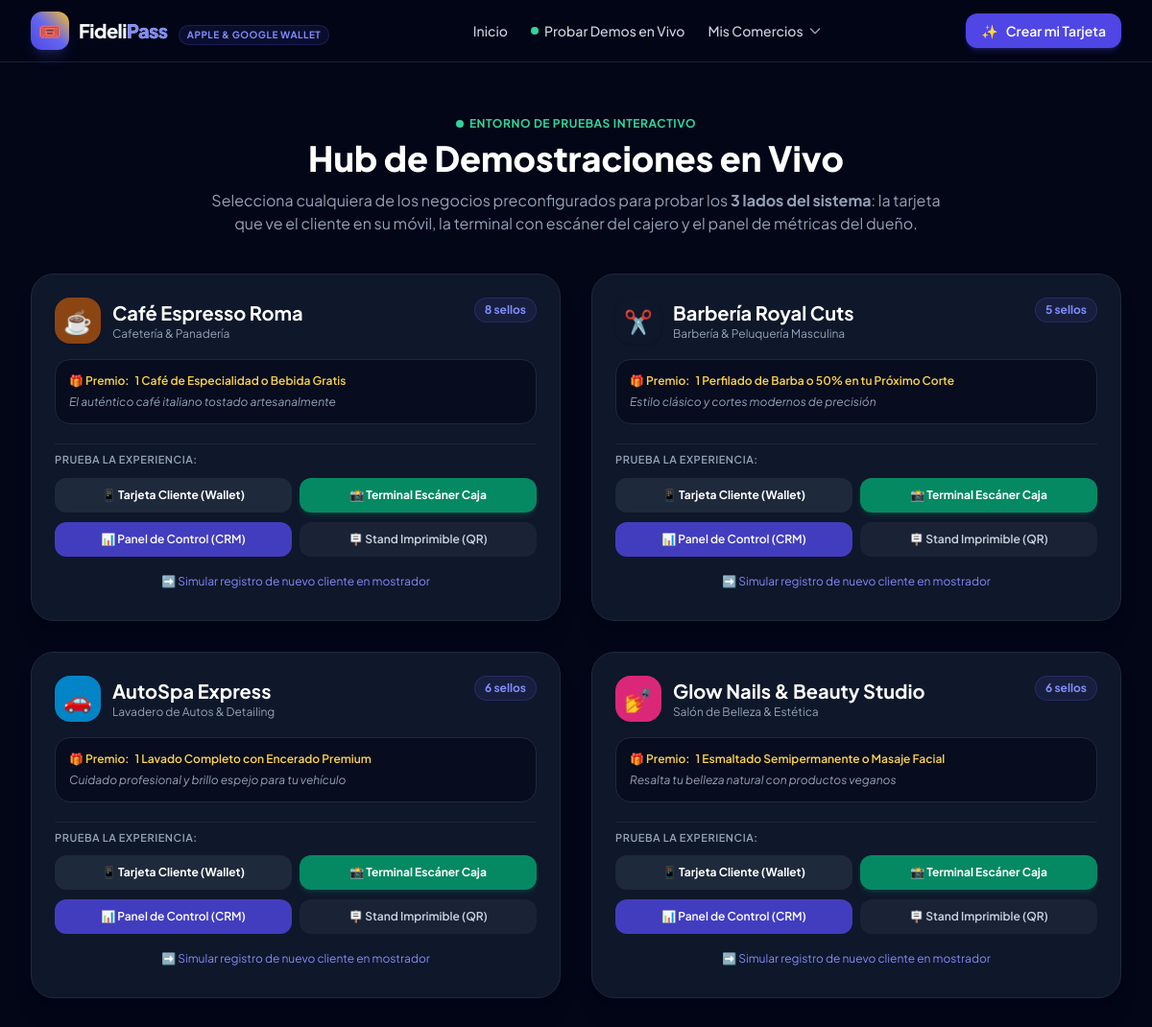
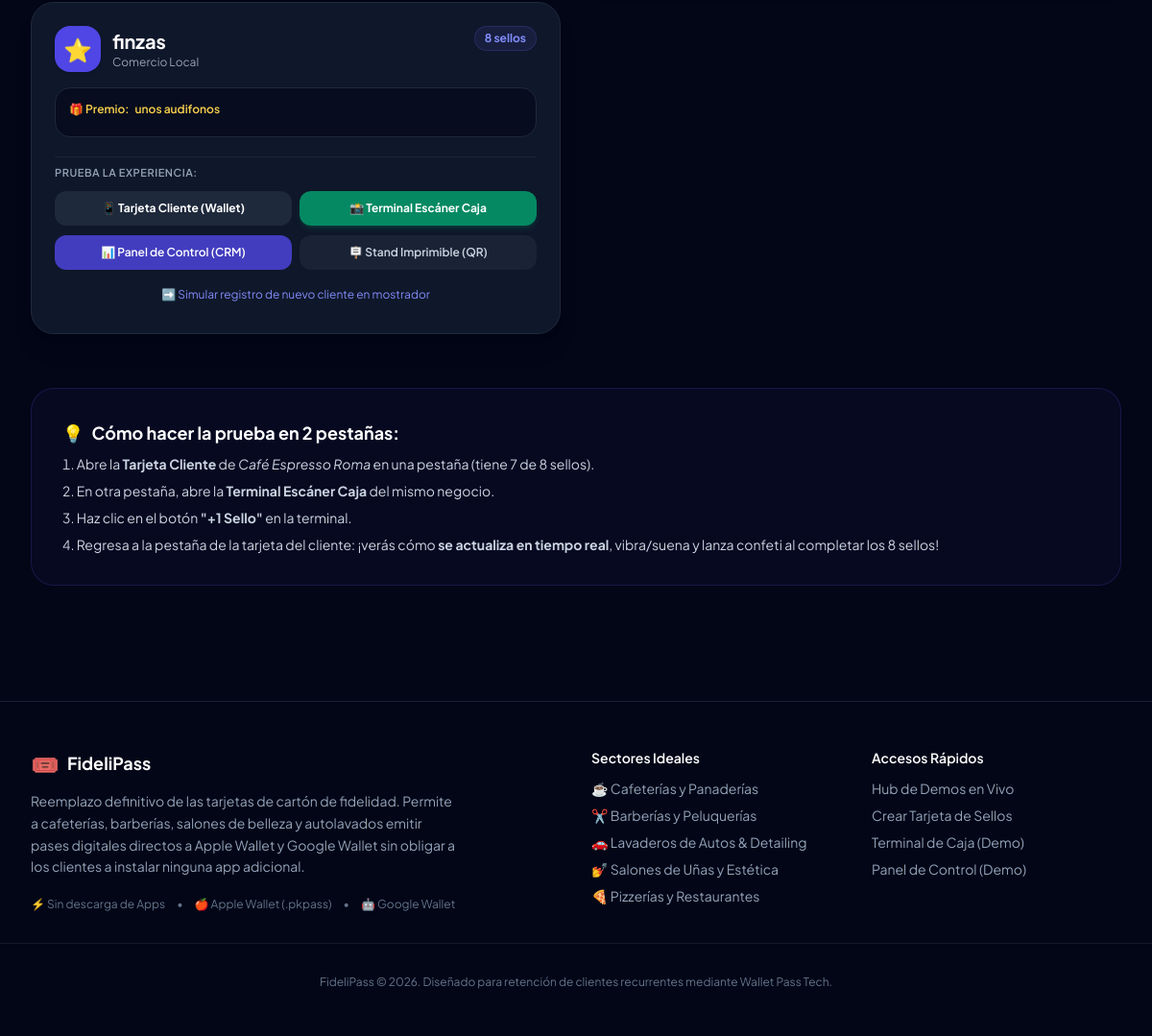
The app's page /demo with its own data (2 pictures, top to bottom).
### tables this page shows
CREATE TABLE businesses (
        id INTEGER PRIMARY KEY AUTOINCREMENT,
        slug TEXT UNIQUE NOT NULL,
        name TEXT NOT NULL,
        category TEXT NOT NULL,
        tagline TEXT,
        primary_color TEXT DEFAULT '#4F46E5',
        secondary_color TEXT DEFAULT '#1E1B4B',
        icon_emoji TEXT DEFAULT '☕',
        max_stamps INTEGER DEFAULT 8,
        reward_title TEXT NOT NULL,
        reward_description TEXT,
        terms TEXT,
        phone TEXT,
        address TEXT,
        created_at TIMESTAMP DEFAULT CURRENT_TIMESTAMP
    );

### app.py (the view)
@app.route("/demo")
def demo_hub():
    businesses = db.get_all_businesses()
    return render_template("demo_hub.html", businesses=businesses)

### app.py (called while the page is built)
@app.context_processor
def inject_globals():
    return {
        "all_businesses": db.get_all_businesses()
    }

### database.py (called while the page is built)
def get_db():
    conn = sqlite3.connect(DB_PATH)
    conn.row_factory = sqlite3.Row
    return conn

def get_all_businesses():
    conn = get_db()
    businesses = conn.execute("SELECT * FROM businesses ORDER BY id ASC").fetchall()
    conn.close()
    return businesses

### templates/demo_hub.html (shortened to what this page needs)
{% extends "base.html" %}
{% block content %}
<div class="max-w-7xl mx-auto px-4 sm:px-6 lg:px-8 py-10">
    <div class="text-center max-w-3xl mx-auto mb-10">
        <span class="text-xs font-bold text-emerald-400 tracking-wider uppercase flex items-center justify-center gap-1.5">
            <span class="w-2 h-2 rounded-full bg-emerald-400 animate-pulse"></span>
            Entorno de Pruebas Interactivo
        </span>
        <h1 class="text-3xl sm:text-4xl font-extrabold text-white mt-2">
            Hub de Demostraciones en Vivo
        </h1>
        <p class="text-slate-400 mt-3 text-base">
            Selecciona cualquiera de los negocios preconfigurados para probar los <strong>3 lados del sistema</strong>: la tarjeta que ve el cliente en su móvil, la terminal con escáner del cajero y el panel de métricas del dueño.
        </p>
    </div>
    <div class="grid grid-cols-1 md:grid-cols-2 gap-8">
        {% for b in businesses %}
        <div class="rounded-3xl p-6 bg-slate-900 border border-slate-800 shadow-xl flex flex-col justify-between hover:border-indigo-500/40 transition-all">
            <div>
                <div class="flex items-start justify-between mb-4">
                    <div class="flex items-center gap-3">
                        <div class="w-12 h-12 rounded-2xl flex items-center justify-center text-2xl shadow" style="background-color: {{ b.primary_color }};">
                            {{ b.icon_emoji }}
                        </div>
                        <div>
                            <h2 class="text-xl font-bold text-white">{{ b.name }}</h2>
                            <p class="text-xs text-slate-400">{{ b.category }}</p>
                        </div>
                    </div>
                    <span class="px-2.5 py-1 rounded-full text-xs font-bold bg-indigo-500/10 text-indigo-400 border border-indigo-500/20">
                        {{ b.max_stamps }} sellos
                    </span>
                </div>
                <div class="p-3.5 rounded-2xl bg-slate-950/60 border border-slate-800 mb-5 text-xs space-y-1.5">
                    <div class="text-amber-300 font-semibold flex items-center gap-1.5">
                        <span>🎁 Premio:</span>
                        <span>{{ b.reward_title }}</span>
                    </div>
                    <p class="text-slate-400 italic">{{ b.tagline }}</p>
                </div>
            </div>
            <div class="space-y-2.5 pt-2 border-t border-slate-800/80">
                <div class="text-[11px] font-semibold text-slate-400 uppercase tracking-wider mb-1">
                    Prueba la experiencia:
                </div>
                <div class="grid grid-cols-1 sm:grid-cols-2 gap-2">
                    <a href="{{ url_for('card_view', token='TOKEN-CAFE-VIP7' if b.slug == 'cafe-roma' else '') }}"
                       class="px-3.5 py-2.5 rounded-xl bg-slate-800 hover:bg-slate-700 text-white text-xs font-bold flex items-center justify-center gap-2 transition-all">
                        <span>📱 Tarjeta Cliente (Wallet)</span>
                    </a>
                    <a href="{{ url_for('merchant_terminal', slug=b.slug) }}"
                       class="px-3.5 py-2.5 rounded-xl bg-emerald-600/90 hover:bg-emerald-500 text-white text-xs font-bold flex items-center justify-center gap-2 transition-all shadow-md shadow-emerald-600/20">
                        <span>📸 Terminal Escáner Caja</span>
                    </a>
                </div>
                <div class="grid grid-cols-1 sm:grid-cols-2 gap-2">
                    <a href="{{ url_for('business_dashboard', slug=b.slug) }}"
                       class="px-3.5 py-2.5 rounded-xl bg-indigo-600/80 hover:bg-indigo-600 text-white text-xs font-semibold flex items-center justify-center gap-2 transition-all">
                        <span>📊 Panel de Control (CRM)</span>
                    </a>
                    <a href="{{ url_for('business_stand', slug=b.slug) }}" target="_blank"
                       class="px-3.5 py-2.5 rounded-xl bg-slate-800/70 hover:bg-slate-700 text-slate-300 text-xs font-semibold flex items-center justify-center gap-2 transition-all">
                        <span>🪧 Stand Imprimible (QR)</span>
                    </a>
                </div>
                <a href="{{ url_for('customer_join', slug=b.slug) }}"
                   class="block text-center py-2 text-xs text-indigo-400 hover:text-indigo-300 transition-colors">
                    ➡️ Simular registro de nuevo cliente en mostrador
                </a>
            </div>
        </div>
        {% endfor %}
    </div>
    <div class="mt-14 p-8 rounded-3xl bg-indigo-950/20 border border-indigo-900/40">
        <h3 class="text-lg font-bold text-white mb-2 flex items-center gap-2">
            <span>💡</span> Cómo hacer la prueba en 2 pestañas:
        </h3>
        <ol class="list-decimal list-inside space-y-2 text-sm text-slate-300">
            <li>Abre la <strong>Tarjeta Cliente</strong> de <em>Café Espresso Roma</em> en una pestaña (tiene 7 de 8 sellos).</li>
            <li>En otra pestaña, abre la <strong>Terminal Escáner Caja</strong> del mismo negocio.</li>
            <li>Haz clic en el botón <strong>"+1 Sello"</strong> en la terminal.</li>
            <li>Regresa a la pestaña de la tarjeta del cliente: ¡verás cómo <strong>se actualiza en tiempo real</strong>, vibra/suena y lanza confeti al completar los 8 sellos!</li>
        </ol>
    </div>
</div>
{% endblock %}

### static/css/style.css (style rules this page uses)
:root { --primary: #4f46e5; --primary-dark: #3730a3; --secondary: #0f172a; }
body { font-family: 'Plus Jakarta Sans', system-ui, -apple-system, BlinkMacSystemFont, 'Segoe UI', Roboto, sans-serif; background-color: #0b0f19; color: #f3f4f6; overflow-x: hidden; }

### records on screen
businesses: icon_emoji "☕", name "Café Espresso Roma", category "Cafetería & Panadería", max_stamps "8", reward_title "1 Café de Especialidad o Bebida Gratis", tagline "El auténtico café italiano tostado artesanalmente"
businesses: icon_emoji "✂️", name "Barbería Royal Cuts", category "Barbería & Peluquería Masculina", max_stamps "5", reward_title "1 Perfilado de Barba o 50% en tu Próximo Corte", tagline "Estilo clásico y cortes modernos de precisión"
businesses: icon_emoji "🚗", name "AutoSpa Express", category "Lavadero de Autos & Detailing", max_stamps "6", reward_title "1 Lavado Completo con Encerado Premium", tagline "Cuidado profesional y brillo espejo para tu vehículo"
businesses: icon_emoji "💅", name "Glow Nails & Beauty Studio", category "Salón de Belleza & Estética", max_stamps "6", reward_title "1 Esmaltado Semipermanente o Masaje Facial", tagline "Resalta tu belleza natural con productos veganos"
businesses: icon_emoji "⭐", name "finzas", category "Comercio Local", max_stamps "8", reward_title "unos audifonos"
